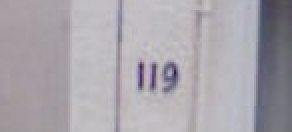
#> input picture Dataset1/1.png, 146 x 66 px (shown 2 times larger); its folder holds only this picture in this run
$ jupyter execute --allow-errors tempq1.ipynb
#> lines starting #> are read from the running program, lines starting #| are printed output that depends on the picture; after the words box and inside, x2 and y2 are one past the last pixel; in counts of white or black regions, pixels touching at a corner belong together
[cell 1]
import cv2 as cv2
import numpy as np
import matplotlib.pyplot as plt
import os
from skimage.morphology import skeletonize


cv = cv2
def getImages(input_file_path):
#> called with input_file_path = 'Dataset1'
    res = []
    for root, dirs, files in os.walk(input_file_path):
        for filename in files:
            res.append((cv2.imread(input_file_path+"/"+filename),filename))
    return res


def enhance_images(images):
    res = []
    for img in images:
        ret,gray = cv2.threshold(img,115,255,cv2.THRESH_BINARY)
        for i in range (0,len(gray)):
            for j in range(0,len(gray[0])):
                pixel = gray[i][j]
                if(not (pixel[0]==255 and pixel[1]==255 and pixel[2]==255)):
                    gray[i][j]=np.zeros((3))
        index = int((len(gray)-(len(gray)%2))/2)
        #print(index)
        color = gray[0][index]
        #for i in range(0,len(gray)):
            #if(gray[i][0][0]!=color[0] and gray[i][0][1]!=color[1] and gray[i][0][2]!=color[2]):
                #gray[i][0]=color

        res.append(gray)

    return res
    pass

def bounding_box(images):
    res = []
    conts = []
    #return images
    for im in images:
        img = cv2.cvtColor(np.copy(im), cv2.COLOR_BGR2GRAY)
        contours, _ = cv2.findContours(img, cv2.RETR_TREE, cv2.CHAIN_APPROX_SIMPLE)
        for cont in contours:
            x,y,w,h = cv2.boundingRect(cont)
            cv.rectangle(img,(x,y),(x+w,y+h),(0,0,255),1)
        #cv2.drawContours(img, contours, -1, (0,255,0), 1)
        plt.imshow(img)
        plt.show()
        res.append(img)
        conts.append(contours)
    return res,conts

def skeleton(images):
    return images
    #TODO

def numberOfLoops(images):
    return 0
    #TODO
    pass

def measurePerformance(numberOfLoopies):

    correctResults = [1,1,1,0,0]#hardcoded
    total = 0
    for i in range (0,len(correctResults)):
        if(numberOfLoopies[i]==correctResults[i]):
            total+=1

    print("The ratio of true results is:")
    print(total/len(correctResults))

    #TODO

    pass

def draw_images(images):
    for img in images:
        plt.imshow(img,cmap='gray')
        plt.show()


def seperateImageAndFilenames(images):
    imgs = []
    filenames=[]
    for img in images:
        imgs.append(img[0])
        filenames.append(img[1])
    return imgs,filenames

[cell 2]
inputpath = "Dataset1"
outputpath = "q1Res"
images = getImages(inputpath)
#> images = 1 item
images

[cell 3]
images,filenames = seperateImageAndFilenames(images)
#> the loop in seperateImageAndFilenames, `for img in images:` made 1 pass
#> after the loop in seperateImageAndFilenames, `for img in images:`: filenames = ['1.png']; imgs = 1 item
#> filenames = ['1.png']
print(images)
#> (printed output is left out)
print(filenames)
#| ['1.png']

[cell 4]
images = enhance_images(images)
#> the loop in enhance_images, `for img in images:` made 1 pass
#> (index, color) on pass 1: (33, [255, 255, 255])
#> pass 1, in enhance_images, `ret,gray = cv2.threshold(img,115,255,cv2.THRESH_BINARY)`:
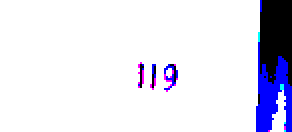
#> gray: shape (66, 146, 3) (shown 2 times larger); mean B, G, R 239.2, 225.5, 226.2
#> after the loop in enhance_images, `for img in images:`:
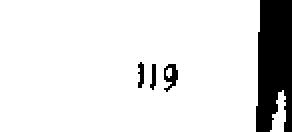
#> gray: shape (66, 146, 3) (shown 2 times larger); 88.3% white; 4 black regions, box (x1, y1, x2, y2) and area: (128, 0, 146, 66) 1018, (82, 32, 89, 46) 54, (69, 31, 72, 44) 29, (75, 32, 78, 45) 26
#> after the loop in enhance_images, `for img in images:`: res = 1 item
draw_images(images)
#> the loop in draw_images, `for img in images:` made 1 pass

[cell 5]
numbers,conts = bounding_box(images)
#> the loop in bounding_box, `for im in images:` made 1 pass
#> pass 1, in bounding_box, `plt.show()`:
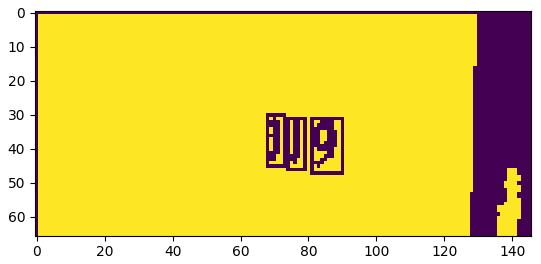
#> figure drawn by matplotlib, 1 panel
#> after the loop in bounding_box, `for im in images:`:
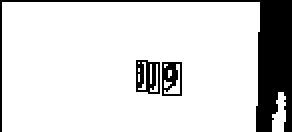
#> img: shape (66, 146) (shown 2 times larger); 84.9% white; 3 black regions, box (x1, y1, x2, y2) and area: (0, 0, 146, 66) 1215, (68, 30, 80, 47) 135, (81, 31, 91, 48) 109
#> numbers = 1 item; conts = 1 item

[cell 6]
images = skeleton(images)

[cell 7]
numberOfLoopies = numberOfLoops(images)
#> numberOfLoopies = 0
#> (the rest of this cell did not finish here and is left out)


[cell 8]
from skimage.morphology import skeletonize
from skimage import data
import matplotlib.pyplot as plt
from skimage.util import invert

[cell 9]
image = images[0]

[cell 10]
image

[cell 11]
skeleton = skeletonize(image)
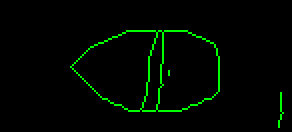
#> skeleton: shape (66, 146, 3) bool (shown 2 times larger); mean B, G, R 0, 0.0274, 0

[cell 12]
skeleton

[cell 13]
data.horse()
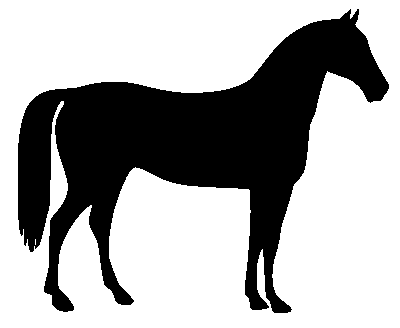
#> input picture skimage.data.horse(), 400 x 328 px

$ run again, on Dataset1/5.png
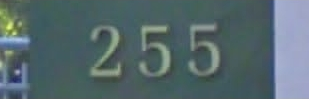
#> input picture Dataset1/5.png, 309 x 99 px
#> images = 1 item
#> the loop in seperateImageAndFilenames, `for img in images:` made 1 pass
#> after the loop in seperateImageAndFilenames, `for img in images:`: filenames = ['5.png']; imgs = 1 item
#> `images,filenames = seperateImageAndFilenames(images)`: filenames = ['5.png']
#> (printed output is left out)
#| ['5.png']
#> the loop in enhance_images, `for img in images:` made 1 pass
#> (index, color) on pass 1: (49, [0, 0, 0])
#> after the loop in enhance_images, `for img in images:`:
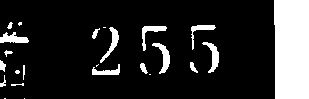
#> gray: shape (99, 309, 3); 16.5% white; 24 white regions (7 under 20 px), largest, box (x1, y1, x2, y2) and area: (274, 0, 309, 99) 3391, (152, 43, 170, 74) 213, (202, 42, 219, 73) 205
#> after the loop in enhance_images, `for img in images:`: res = 1 item
#> the loop in draw_images, `for img in images:` made 1 pass
#> the loop in bounding_box, `for im in images:` made 1 pass
#> numberOfLoopies = 0
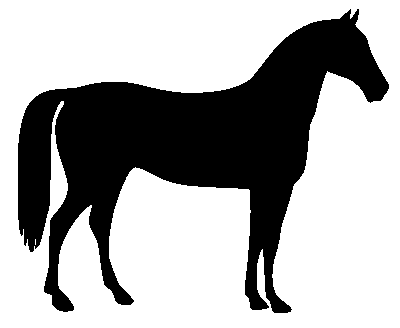
#> input picture skimage.data.horse(), 400 x 328 px

$ run again, on Dataset1/2.png
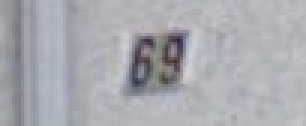
#> input picture Dataset1/2.png, 102 x 42 px (shown 3 times larger)
#> images = 1 item
#> the loop in seperateImageAndFilenames, `for img in images:` made 1 pass
#> after the loop in seperateImageAndFilenames, `for img in images:`: filenames = ['2.png']; imgs = 1 item
#> `images,filenames = seperateImageAndFilenames(images)`: filenames = ['2.png']
#> (printed output is left out)
#| ['2.png']
#> the loop in enhance_images, `for img in images:` made 1 pass
#> (index, color) on pass 1: (21, [255, 255, 255])
#> after the loop in enhance_images, `for img in images:`:
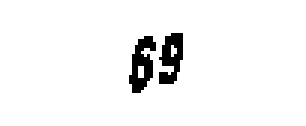
#> gray: shape (42, 102, 3) (shown 3 times larger); 95.6% white; 2 black regions, box (x1, y1, x2, y2) and area: (43, 12, 52, 31) 99, (53, 11, 61, 28) 90
#> after the loop in enhance_images, `for img in images:`: res = 1 item
#> the loop in draw_images, `for img in images:` made 1 pass
#> the loop in bounding_box, `for im in images:` made 1 pass
#> numberOfLoopies = 0
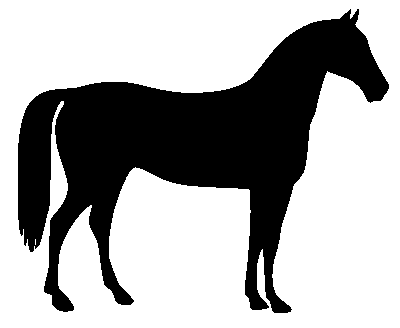
#> input picture skimage.data.horse(), 400 x 328 px

$ run again, on Dataset1/3.png
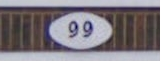
#> input picture Dataset1/3.png, 161 x 61 px
#> images = 1 item
#> the loop in seperateImageAndFilenames, `for img in images:` made 1 pass
#> after the loop in seperateImageAndFilenames, `for img in images:`: filenames = ['3.png']; imgs = 1 item
#> `images,filenames = seperateImageAndFilenames(images)`: filenames = ['3.png']
#> (printed output is left out)
#| ['3.png']
#> the loop in enhance_images, `for img in images:` made 1 pass
#> (index, color) on pass 1: (30, [255, 255, 255])
#> after the loop in enhance_images, `for img in images:`:
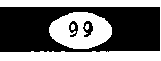
#> gray: shape (61, 161, 3); 44% white; 4 white regions, box (x1, y1, x2, y2) and area: (0, 0, 161, 61) 2698, (49, 12, 112, 49) 1585, (71, 24, 75, 30) 21, (85, 24, 89, 30) 20
#> after the loop in enhance_images, `for img in images:`: res = 1 item
#> the loop in draw_images, `for img in images:` made 1 pass
#> the loop in bounding_box, `for im in images:` made 1 pass
#> numberOfLoopies = 0
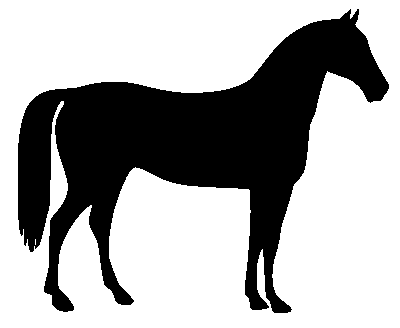
#> input picture skimage.data.horse(), 400 x 328 px
